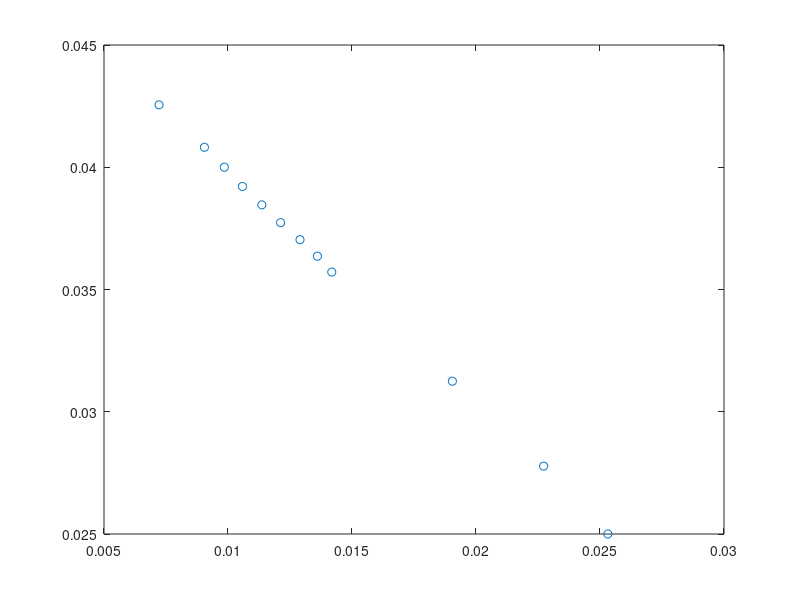

MATLAB code to generate this figure: (Note: this script raises an error after producing the figure.)
%vettori p, q, h1 e valore di h0 espressi in cm
P = [23.5; 24.5; 25; 25.5; 26; 26.5; 27; 27.5; 28; 32; 36; 40];
Q = [138.5; 110.5; 101.5; 94.5; 88; 82.5; 77.5; 73.5; 70.5; 52.5; 44; 39.5];
h1 = [5.655; 4.395; 3.970; 3.615; 3.300; 3.060; 2.820; 2.650; 2.435; 1.605; 1.195; 0.985];

%stima degli errori su q e su p
d_P = 0.3/sqrt(12);
d_Q = 0.5/sqrt(12);

%stima degli errori su 1/p e 1/q
d_1suP = d_P.*(1./P).^2;
d_1suQ = d_Q.*(1./Q).^2;

%grafico di 1/p in funzione di 1/q
plot(1./Q, 1./P, 'o');

%grafico con errori
h = errorbarxy(1./Q, 1./P, d_1suQ, d_1suP);
setbarsize(h, 1./Q, 0, 1./P, 0);

%regressione lineare
[a,b,d_a,d_b] = reglin( 1./Q, 1./P, d_1suP );

%test del chi quadro
chi2 = sum(sqrt(((1./P-a-b*1./Q)./d_1suP).^2));

%calcolo della distanza focale f
f = 1/a;
%calcolo dell'errore su f
d_f = d_a*(1/a)^2;